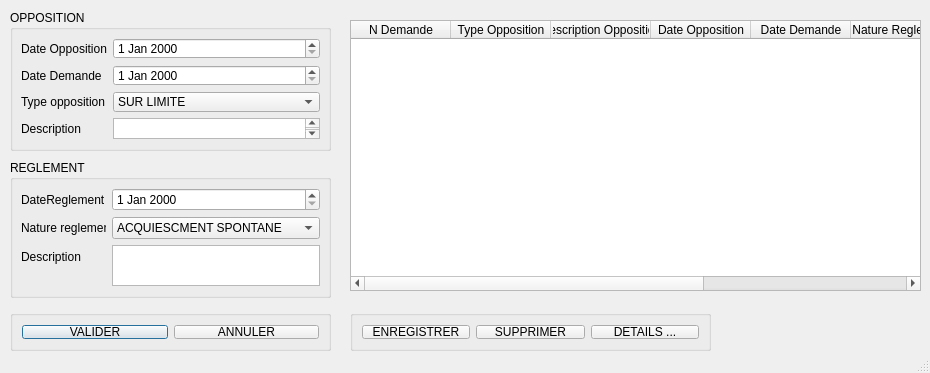
<?xml version="1.0" encoding="UTF-8"?>
<ui version="4.0">
 <class>Opposition</class>
 <widget class="QDialog" name="Opposition">
  <property name="windowModality">
   <enum>Qt::WindowModal</enum>
  </property>
  <property name="geometry">
   <rect>
    <x>0</x>
    <y>0</y>
    <width>930</width>
    <height>373</height>
   </rect>
  </property>
  <property name="contextMenuPolicy">
   <enum>Qt::CustomContextMenu</enum>
  </property>
  <property name="windowTitle">
   <string>Opposition </string>
  </property>
  <property name="sizeGripEnabled">
   <bool>true</bool>
  </property>
  <property name="modal">
   <bool>true</bool>
  </property>
  <widget class="QGroupBox" name="formGroupBox">
   <property name="geometry">
    <rect>
     <x>10</x>
     <y>10</y>
     <width>321</width>
     <height>141</height>
    </rect>
   </property>
   <property name="title">
    <string>OPPOSITION</string>
   </property>
   <layout class="QFormLayout" name="formLayout">
    <property name="fieldGrowthPolicy">
     <enum>QFormLayout::AllNonFixedFieldsGrow</enum>
    </property>
    <property name="leftMargin">
     <number>8</number>
    </property>
    <property name="topMargin">
     <number>8</number>
    </property>
    <property name="rightMargin">
     <number>8</number>
    </property>
    <item row="0" column="0">
     <widget class="QLabel" name="dateOppositionLabel">
      <property name="text">
       <string>Date Opposition</string>
      </property>
     </widget>
    </item>
    <item row="0" column="1">
     <widget class="QDateEdit" name="dateOppositionDateEdit"/>
    </item>
    <item row="1" column="0">
     <widget class="QLabel" name="dateDemandeLabel">
      <property name="text">
       <string>Date Demande</string>
      </property>
     </widget>
    </item>
    <item row="1" column="1">
     <widget class="QDateEdit" name="dateDemandeDateEdit"/>
    </item>
    <item row="3" column="1">
     <widget class="QTextEdit" name="textEdit"/>
    </item>
    <item row="2" column="1">
     <widget class="QComboBox" name="typeOppositionComboBox">
      <item>
       <property name="text">
        <string>SUR LIMITE</string>
       </property>
      </item>
      <item>
       <property name="text">
        <string>SUR LES DROITS</string>
       </property>
      </item>
     </widget>
    </item>
    <item row="2" column="0">
     <widget class="QLabel" name="typeOppositionLabel">
      <property name="text">
       <string>Type opposition</string>
      </property>
     </widget>
    </item>
    <item row="3" column="0">
     <widget class="QLabel" name="DescriptionOpp">
      <property name="text">
       <string>Description </string>
      </property>
     </widget>
    </item>
   </layout>
  </widget>
  <widget class="QGroupBox" name="formGroupBox">
   <property name="geometry">
    <rect>
     <x>10</x>
     <y>160</y>
     <width>321</width>
     <height>138</height>
    </rect>
   </property>
   <property name="title">
    <string>REGLEMENT</string>
   </property>
   <layout class="QFormLayout" name="formLayout_2">
    <property name="fieldGrowthPolicy">
     <enum>QFormLayout::AllNonFixedFieldsGrow</enum>
    </property>
    <property name="leftMargin">
     <number>8</number>
    </property>
    <property name="topMargin">
     <number>8</number>
    </property>
    <property name="rightMargin">
     <number>8</number>
    </property>
    <item row="0" column="0">
     <widget class="QLabel" name="dateReglementLabel">
      <property name="text">
       <string>DateReglement</string>
      </property>
     </widget>
    </item>
    <item row="0" column="1">
     <widget class="QDateEdit" name="dateReglementDateEdit"/>
    </item>
    <item row="2" column="1">
     <widget class="QPlainTextEdit" name="plainTextEdit"/>
    </item>
    <item row="1" column="1">
     <widget class="QComboBox" name="natureReglementComboBox">
      <item>
       <property name="text">
        <string>ACQUIESCMENT SPONTANE</string>
       </property>
      </item>
      <item>
       <property name="text">
        <string>MAIN LEVEE SPONTANNEE</string>
       </property>
      </item>
      <item>
       <property name="text">
        <string>ACQUIESCEMENT APRES CONCILIATION</string>
       </property>
      </item>
      <item>
       <property name="text">
        <string>MAIN LEVEE  APRES CONCILIATION</string>
       </property>
      </item>
      <item>
       <property name="text">
        <string>SENTENCE ARBITRALE</string>
       </property>
      </item>
      <item>
       <property name="text">
        <string>DECISION DU TRIBUNAL</string>
       </property>
      </item>
     </widget>
    </item>
    <item row="1" column="0">
     <widget class="QLabel" name="natureReglementLabel">
      <property name="text">
       <string>Nature reglement</string>
      </property>
     </widget>
    </item>
    <item row="2" column="0">
     <widget class="QLabel" name="DescriptionReglement">
      <property name="text">
       <string>Description</string>
      </property>
     </widget>
    </item>
   </layout>
  </widget>
  <widget class="QGroupBox" name="horizontalGroupBox">
   <property name="geometry">
    <rect>
     <x>10</x>
     <y>310</y>
     <width>321</width>
     <height>41</height>
    </rect>
   </property>
   <layout class="QHBoxLayout" name="horizontalLayout">
    <item>
     <widget class="QPushButton" name="pushButton">
      <property name="text">
       <string>VALIDER</string>
      </property>
      <property name="checkable">
       <bool>false</bool>
      </property>
     </widget>
    </item>
    <item>
     <widget class="QPushButton" name="pushButton_2">
      <property name="text">
       <string>ANNULER</string>
      </property>
     </widget>
    </item>
   </layout>
  </widget>
  <widget class="QWidget" name="gridLayoutWidget">
   <property name="geometry">
    <rect>
     <x>350</x>
     <y>20</y>
     <width>571</width>
     <height>271</height>
    </rect>
   </property>
   <layout class="QGridLayout" name="gridLayout">
    <item row="0" column="0">
     <widget class="QTableWidget" name="tableWidget">
      <attribute name="horizontalHeaderDefaultSectionSize">
       <number>100</number>
      </attribute>
      <attribute name="horizontalHeaderMinimumSectionSize">
       <number>33</number>
      </attribute>
      <attribute name="verticalHeaderMinimumSectionSize">
       <number>43</number>
      </attribute>
      <column>
       <property name="text">
        <string>N Demande</string>
       </property>
      </column>
      <column>
       <property name="text">
        <string>Type Opposition</string>
       </property>
      </column>
      <column>
       <property name="text">
        <string>Description Opposition</string>
       </property>
      </column>
      <column>
       <property name="text">
        <string>Date Opposition</string>
       </property>
      </column>
      <column>
       <property name="text">
        <string>Date Demande</string>
       </property>
      </column>
      <column>
       <property name="text">
        <string>Nature Reglement</string>
       </property>
      </column>
      <column>
       <property name="text">
        <string>Description Reglement</string>
       </property>
      </column>
      <column>
       <property name="text">
        <string>Date Reglement</string>
       </property>
      </column>
     </widget>
    </item>
   </layout>
  </widget>
  <widget class="QGroupBox" name="horizontalGroupBox_2">
   <property name="geometry">
    <rect>
     <x>350</x>
     <y>310</y>
     <width>361</width>
     <height>41</height>
    </rect>
   </property>
   <layout class="QHBoxLayout" name="horizontalLayout_2">
    <item>
     <widget class="QPushButton" name="pushButton_5">
      <property name="text">
       <string>ENREGISTRER</string>
      </property>
     </widget>
    </item>
    <item>
     <widget class="QPushButton" name="pushButton_4">
      <property name="text">
       <string>SUPPRIMER</string>
      </property>
     </widget>
    </item>
    <item>
     <widget class="QPushButton" name="pushButton_3">
      <property name="text">
       <string>DETAILS ...</string>
      </property>
     </widget>
    </item>
   </layout>
  </widget>
 </widget>
 <resources/>
 <connections/>
</ui>
